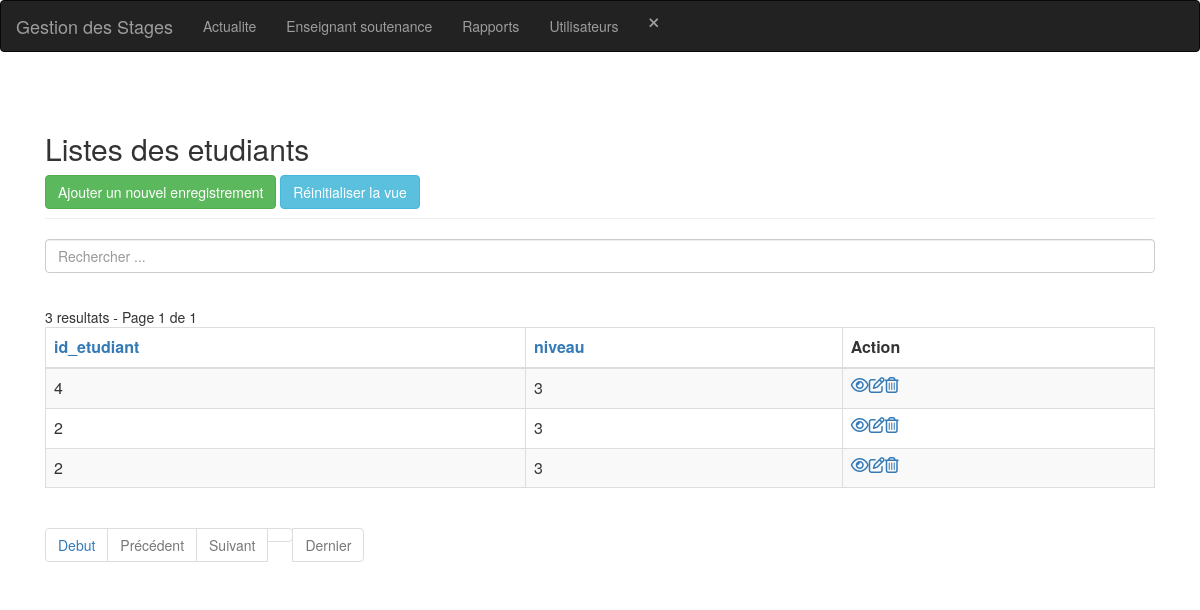
The page /etudiant-index.php (signed in) on the database as committed earlier.
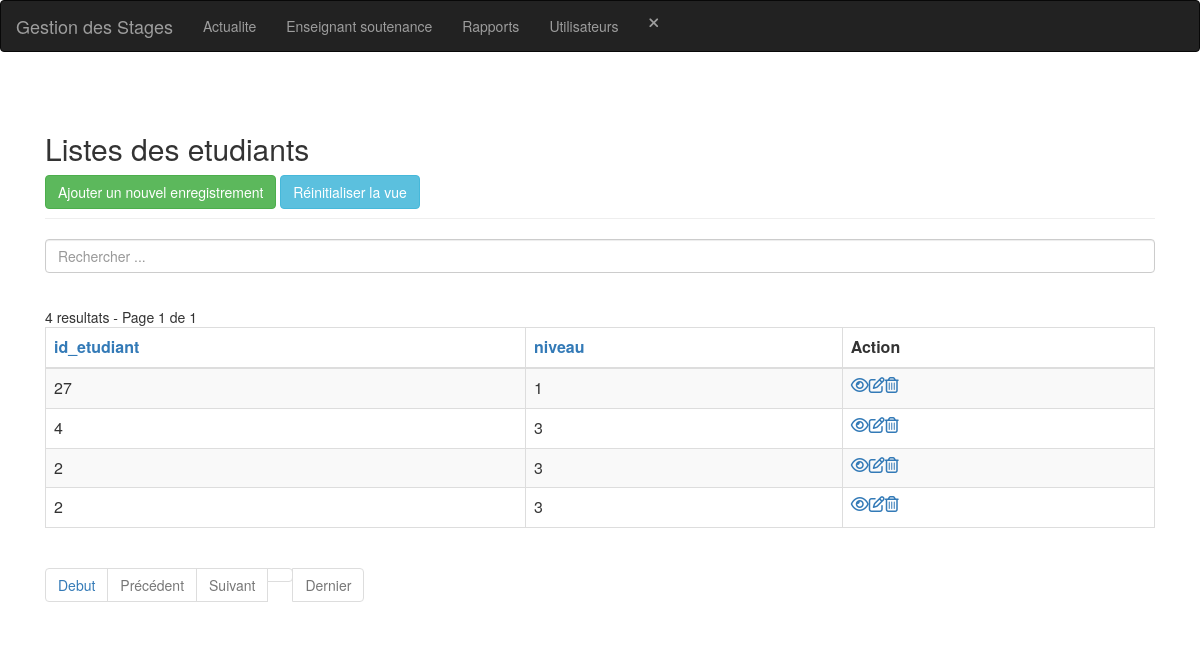
The same page on the database as committed later.
### tables this page shows
CREATE TABLE IF NOT EXISTS `etudiant` (
  `id` int(11) NOT NULL AUTO_INCREMENT,
  `id_etudiant` int(11) NOT NULL,
  `niveau` int(11) NOT NULL,
  PRIMARY KEY (`id`)
);

### config.php (called while the page is built, shortened)
<?php
$no_of_records_per_page = 8;
?>

### etudiant-index.php (the view, shortened to what the changed rows need)
<?php
include_once('header.php');
include_once('navbar.php');
?>
<section class="pt-5">
    <div class="container-fluid">
        <div class="row">
            <div class="col-md-12">
                <div class="page-header clearfix">
                    <h2 class="float-left">Listes des etudiants</h2>
                </div>
                <div class="form-row">
                </div>
                <br>
                <?php
                require_once "config.php";
                $domain     = $_SERVER['HTTP_HOST'];
                $script   = $_SERVER['SCRIPT_NAME'];
                $parameters   = $_SERVER['QUERY_STRING'];
                $protocol = strpos(strtolower($_SERVER['SERVER_PROTOCOL']), 'https')
                    === FALSE ? 'http' : 'https';
                $currenturl = $protocol . '://' . $domain . $script . '?' . $parameters;
                if (isset($_GET['pageno'])) {
                    $pageno = $_GET['pageno'];
                } else {
                    $pageno = 1;
                }
                $offset = ($pageno - 1) * $no_of_records_per_page;
                $total_pages_sql = "SELECT COUNT(*) FROM etudiant";
                $result = mysqli_query($link, $total_pages_sql);
                $total_rows = mysqli_fetch_array($result)[0];
                $total_pages = ceil($total_rows / $no_of_records_per_page);
                $order = 'id';
                $sort = 'desc';
                $sql = "SELECT * FROM etudiant ORDER BY $order $sort LIMIT $offset, $no_of_records_per_page";
                $count_pages = "SELECT * FROM etudiant";
                if (!empty($_GET['search'])) {
                    $search = ($_GET['search']);
                    $sql = "SELECT * FROM etudiant
                            WHERE CONCAT (id_etudiant,niveau)
                            LIKE '%$search%'
                            ORDER BY $order $sort
                            LIMIT $offset, $no_of_records_per_page";
                    $count_pages = "SELECT * FROM etudiant
                            WHERE CONCAT (id_etudiant,niveau)
                            LIKE '%$search%'
                            ORDER BY $order $sort";
                } else {
                    $search = "";
                }
                if ($result = mysqli_query($link, $sql)) {
                    if (mysqli_num_rows($result) > 0) {
                        if ($result_count = mysqli_query($link, $count_pages)) {
                            $total_pages = ceil(mysqli_num_rows($result_count) / $no_of_records_per_page);
                        }
                        $number_of_results = mysqli_num_rows($result_count);
                        echo " " . $number_of_results . " resultats - Page " . $pageno . " de " . $total_pages;
                        echo "<table class='table table-bordered table-striped'>";
                        echo "<thead>";
                        echo "<tr>";
                        echo "<th><a href=?search=$search&sort=&order=id_etudiant&sort=$sort>id_etudiant</th>";
                        echo "<th><a href=?search=$search&sort=&order=niveau&sort=$sort>niveau</th>";
                        echo "<th>Action</th>";
                        echo "</tr>";
                        echo "</thead>";
                        echo "<tbody>";
                        while ($row = mysqli_fetch_array($result)) {
                            echo "<tr>";
                            echo "<td>" . $row['id_etudiant'] . "</td>";
                            echo "<td>" . $row['niveau'] . "</td>";
                            echo "<td>";
                            echo "<a href='etudiant-read.php?id=" . $row['id'] . "' title='Afficher enregistrement' data-toggle='tooltip'><i class='far fa-eye'></i></a>";
                            echo "<a href='etudiant-update.php?id=" . $row['id'] . "' title='Mettre à jour enregistrement' data-toggle='tooltip'><i class='far fa-edit'></i></a>";
                            echo "<a href='etudiant-delete.php?id=" . $row['id'] . "' title='Supprimer enregistrement' data-toggle='tooltip'><i class='far fa-trash-alt'></i></a>";
                            echo "</td>";
                            echo "</tr>";
                        }
                        echo "</tbody>";
                        echo "</table>";
                ?>
                        <ul class="pagination" align-right>
                            <?php
                            $new_url = preg_replace('/&?pageno=[^&]*/', '', $currenturl);
                            ?>
                            <li class="page-item"><a class="page-link" href="<?php echo $new_url . '&pageno=1' ?>">Debut</a></li>
                            <li class="page-item <?php if ($pageno <= 1) {
                                                        echo 'disabled';
                                                    } ?>">
                                <a class="page-link" href="<?php if ($pageno <= 1) {
                                                                echo '#';
                                                            } else {
                                                                echo $new_url . "&pageno=" . ($pageno - 1);
                                                            } ?>">Précédent</a>
                            </li>
                            <li class="page-item <?php if ($pageno >= $total_pages) {
                                                        echo 'disabled';
                                                    } ?>">
                                <a class="page-link" href="<?php if ($pageno >= $total_pages) {
                                                                echo '#';
                                                            } else {
                                                                echo $new_url . "&pageno=" . ($pageno + 1);
                                                            } ?>">Suivant</a>
                            </li>
                            <li class="page-item <?php if ($pageno >= $total_pages) {
                                                        echo 'disabled';
                                                    } ?>">
                                <a class="page-item"><a class="page-link" href="<?php echo $new_url . '&pageno=' . $total_pages; ?>">Dernier</a>
                            </li>
                        </ul>
                <?php
                    } else {
                        echo "<p class='lead'><em>Aucun enregistrement n'a été trouvé.</em></p>";
                    }
                } else {
                    echo "ERROR: Could not able to execute $sql. " . mysqli_error($link);
                }
                ?>
            </div>
        </div>
    </div>
</section>
<?php include_once('footer.php'); ?>

Rows that differ between the two databases and show on the page:
added etudiant: id_etudiant "27", niveau "1"
Other text that changed with them:
$number_of_results: "3" → "4"
